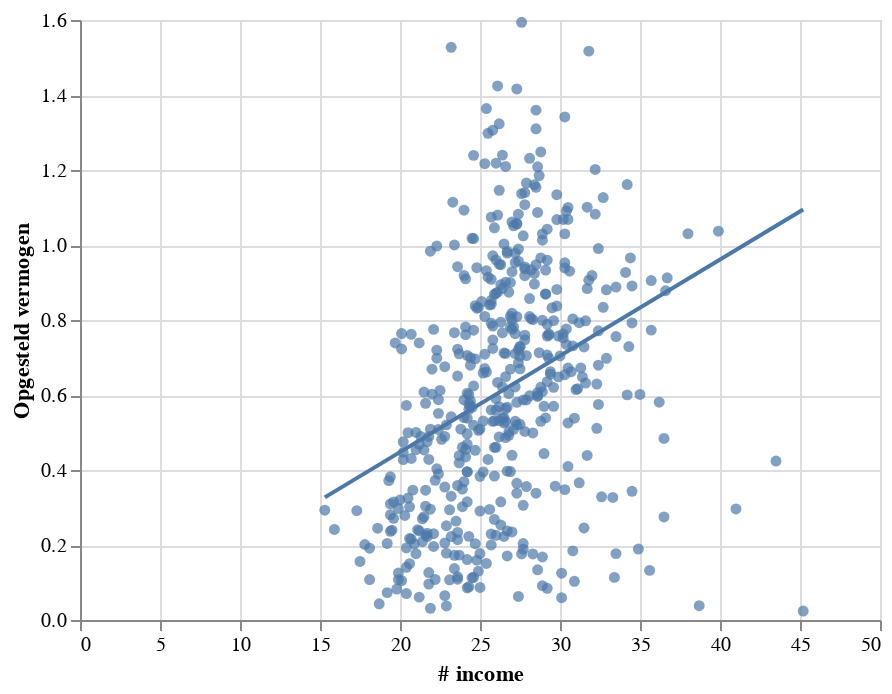

This figure's notebook cell:
### Markdown cell above
Plot the fit with income

### Code cell
alt.renderers.enable('default')

base = alt.Chart(train_set).mark_circle().encode(
    alt.X('GemiddeldInkomenPerInwoner_72',
     title='# income'),
       alt.Y(opgesteld_vermogen,
     title='Opgesteld vermogen')
)

linear_fit = [
    base.transform_regression(
        "GemiddeldInkomenPerInwoner_72", opgesteld_vermogen, method="linear"
    )
    .mark_line()   
]

graph = alt.layer(base, *linear_fit)
graph

### Figure 1 — Vega-Lite specification as saved in the notebook (floating-point values rounded to 4 significant figures; data arrays with more than 128 entries replaced by an {"elided": "..."} marker saying what was removed)
{"config": {"view": {"continuousWidth": 400, "continuousHeight": 300}}, "layer": [{"mark": "circle", "encoding": {"x": {"field": "GemiddeldInkomenPerInwoner_72", "title": "# income", "type": "quantitative"}, "y": {"field": "normalized_opgesteld_vermogen", "title": "Opgesteld vermogen", "type": "quantitative"}}}, {"mark": "line", "encoding": {"x": {"field": "GemiddeldInkomenPerInwoner_72", "title": "# income", "type": "quantitative"}, "y": {"field": "normalized_opgesteld_vermogen", "title": "Opgesteld vermogen", "type": "quantitative"}}, "transform": [{"on": "GemiddeldInkomenPerInwoner_72", "regression": "normalized_opgesteld_vermogen", "method": "linear"}]}], "data": {"name": "data-61c195e3d72bcb89bf3b5e085b4e5bdb"}, "$schema": "https://vega.github.io/schema/vega-lite/v4.17.0.json", "datasets": {"data-61c195e3d72bcb89bf3b5e085b4e5bdb": {"elided": "477 records"}}}
